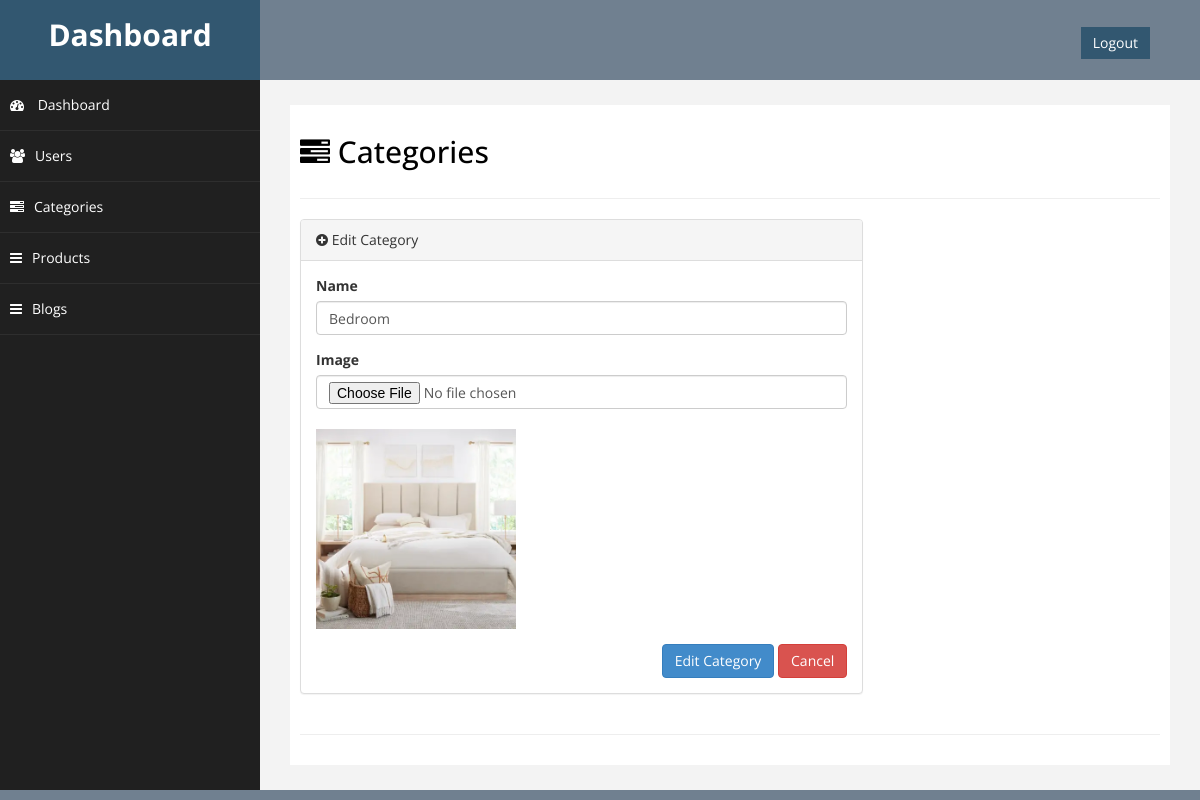
Page /admin/editcategory.php?action=edit&id=30 on the committed database.
### tables this page shows
CREATE TABLE `category` (
  `id` int(11) NOT NULL,
  `name` varchar(25) NOT NULL,
  `image` varchar(100) NOT NULL
);

### admin/editcategory.php (the view, shortened to what this page needs)
<?php
 include('header.php');
 require('../include/dbconnect.php');
?>
<div id="page-wrapper">
    <div id="page-inner">
        <div class="row">
            <div class="col-md-12">
                <h2><i class="fa fa-tasks"></i> Categories</h2>
            </div>
        </div>
        <hr />
        <div class="row">
            <div class="col-md-8">
                <div class="panel panel-default">
                    <div class="panel-heading">
                        <i class="fa fa-plus-circle"></i> Edit Category
                    </div>
                    <div class="panel-body">
                        <div class="row">
                            <?php
                            if(isset($_GET['action'], $_GET['id']) && $_GET['action'] == 'edit')
                            {
                                $id=$_GET['id'];
                                $stm = $con -> prepare("select * from category where id=:categoryId");
                                $stm -> execute(array("categoryId" => $id));
                                if ($stm -> rowCount())
                                {
                                    foreach ($stm->fetchAll() as $row)
                                    {
                                        $name = $row['name'];
                                        $image = $row['image'];
                            ?>
                            <div class="col-md-12">
                                <form role="form" method="post" enctype="multipart/form-data">
                                    <div class="form-group">
                                        <label>Name</label>
                                        <input type="text" name="name" placeholder="Please Enter Name of the Category" class="form-control"
                                        value="<?php echo $name ?>" required />
                                    </div>
                                    <div class="form-group">
                                        <label>Image</label>
                                        <input type="file" name="file" class="form-control"> <br>
                                        <img src="upload/<?php echo $image ?>" width="200px">
                                        </div>
                                    <div style="float:right;">
                                        <button type="submit" name="submit" class="btn btn-primary">Edit Category</button>
                                        <button type="submit" name="cancel" class="btn btn-danger">Cancel
                                        </button>
                                    </div>
                            </div>
                            <?php
                                } } }
                            ?>
                        </div>
                    </div>
                </div>
            </div>
        </div>
        <hr />
    </div>
</div>
</div>
<?php
include('footer.php');
?>

### admin/assets/css/custom.css (style rules this page uses)
body { font-family: 'Open Sans', sans-serif; }
#page-wrapper { padding: 15px 15px; min-height: 600px; background:#F3F3F3; }
#page-inner { width:100%; margin:10px 20px 10px 0px; background-color:#fff!important; padding:10px; min-height:600px; }
h2 { color: #000; }
@media (min-width:768px) { #page-wrapper { margin: 0 0 0 260px; padding: 15px 30px; } }

### rows in the picture
category: name "Bedroom", image (picture)
